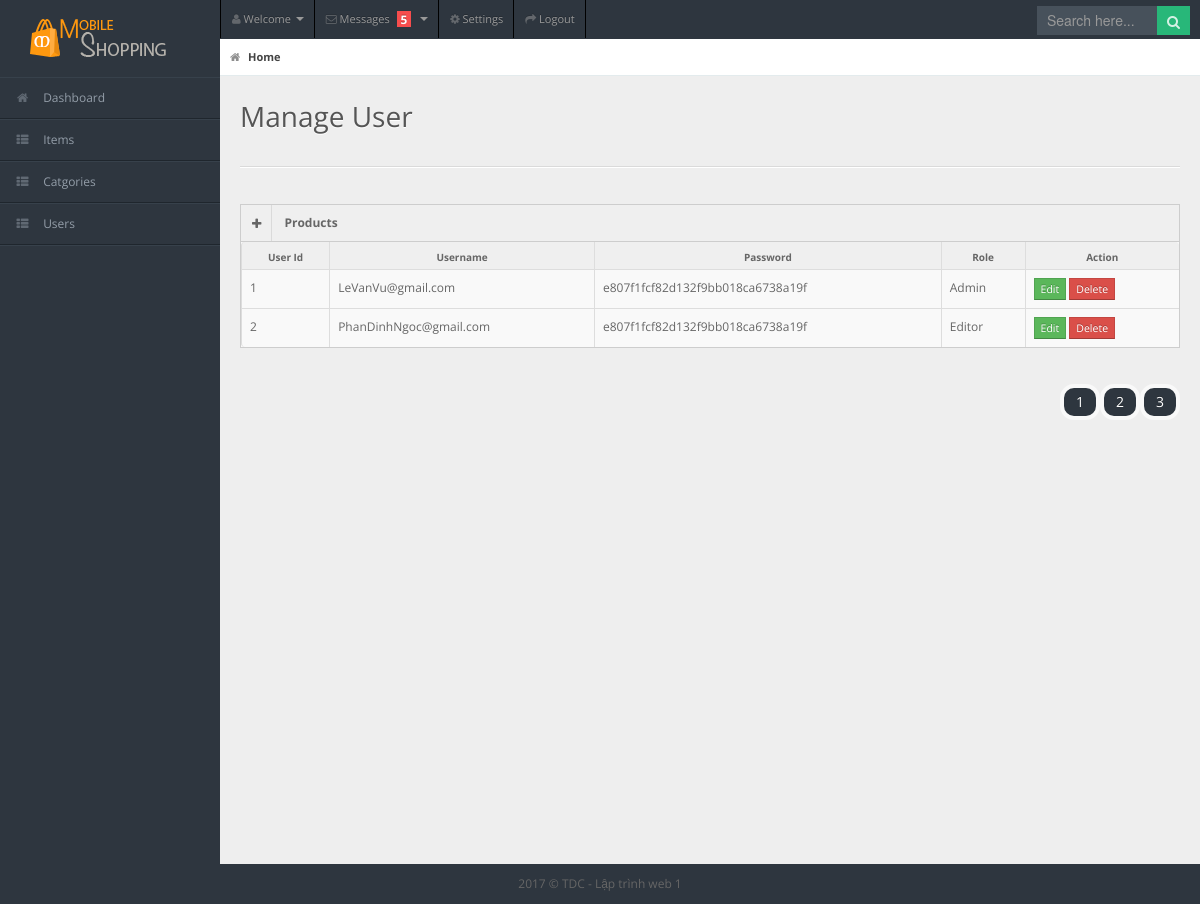
/admin/users.php, run on the app's committed database.
### tables this page shows
CREATE TABLE `users` (
  `User_Id` int(11) NOT NULL,
  `Username` varchar(255) NOT NULL,
  `Password` varchar(255) NOT NULL,
  `Role` varchar(255) NOT NULL DEFAULT 'Editor',
  `ALL` int(11) NOT NULL DEFAULT 0
);

### admin/models/db.php (called while the page is built)
<?php
class Db
{
    public static $connection;
    public function __construct()
    {
        if (!self::$connection) {
            self::$connection = new mysqli(DB_HOST, DB_USER, DB_PASSWORD, DB_NAME,PORT);
            self::$connection->set_charset(DB_CHARSET);
        }
        return self::$connection;
    }
}

### admin/users.php (the view, shortened to what this page needs)
<?php
include "header.php";
include "sidebar.php";
?>
<?php
$cate = 1;
$perpage = 2;
$page = isset($_GET['page']) ? $_GET['page'] : 1;
$total = count($Users->getAllUser());
$urll = $_SERVER['PHP_SELF']. "?cate=" . $cate;
?>
<div id="content">
    <div id="content-header">
        <div id="breadcrumb"> <a href="form_Add_User.php" title="Go to Home" class="tip-bottom current"><i class="icon-home"></i> Home</a></div>
        <h1>Manage User</h1>
    </div>
    <div class="container-fluid">
        <hr>
        <div class="row-fluid">
            <div class="span12">
                <div class="widget-box">
                    <div class="widget-title"> <span class="icon"><a href="form_Add_User.php"> <i class="icon-plus"></i>
                            </a></span>
                        <h5>Products</h5>
                    </div>
                    <div class="widget-content nopadding">
                        <table class="table table-bordered
                                    table-striped">
                            <thead>
                                <tr>
                                    <th>User Id</th>
                                    <th>Username</th>
                                    <th>Password</th>
                                    <th>Role</th>
                                    <th>Action</th>
                                </tr>
                            </thead>
                            <tbody>
                                <?php
                                    $getUsersByCatea = $Users->getUserByCate(0,$page,$perpage);
                                    foreach($getUsersByCatea as $value):
                                ?>
                                <tr class="">
                                    <td><?php echo $value['User_Id'] ?></td>
                                    <td><?php echo $value['Username'] ?></td>
                                    <td><?php echo md5($value['Password']) ?></td>
                                    <td><?php echo $value['Role'] ?></td>
                                    <td>
                                        <a href="form_Update_User.php?id=<?php echo $value ['User_Id']?>" class="btn
                                                    btn-success btn-mini">Edit</a>
                                       <a href="deleteUser.php?id=<?php echo $value['User_Id']?>" class="btn
                                                    btn-danger btn-mini">Delete</a>
                                    </td>
                                </tr>
                                <?php endforeach; ?>
                            </tbody>
                        </table>
                    </div>
                </div>
                <div class="row" style="margin-left: 18px;">
                            <ul class="pagination">
                                <?php echo $Users->paginate($urll, $total, $perpage); ?>
                            </ul>
                        </div>
            </div>
        </div>
    </div>
</div>
<?php include "footer.php" ?>

### admin/css/matrix-style.css (style rules this page uses)
* { outline:none !important; -moz-outline: none !important; }
html, body { height:100% }
body { overflow-x: hidden; margin-top: -10px; font-family: 'Open Sans', sans-serif; font-size:12px; color:#666; }
a { color:#666; }
select, textarea, input[type="text"], input[type="password"], input[type="datetime"], input[type="datetime-local"], input[type="date"], input[type="month"], input[type="time"], input[type="week"], input[type="number"], input[type="email"], input[type="url"], input[type="search"], input[type="tel"], input[type="color"], .uneditable-input, .label, .dropdown-menu, .btn, .well, .progress, .table-bordered, .btn-group > .btn:first-child, .btn-group > .btn:last-child, .btn-group > .btn:last-child, .btn-group > .dropdown-toggle, .alert { border-radius:0px; }
.btn, textarea, input[type="text"], input[type="password"], input[type="datetime"], input[type="datetime-local"], input[type="date"], input[type="month"], input[type="time"], input[type="week"], input[type="number"], input[type="email"], input[type="url"], input[type="search"], input[type="tel"], input[type="color"], .uneditable-input { box-shadow:none; }
.progress, .progress-success .bar, .progress .bar-success, .progress-warning .bar, .progress .bar-warning, .progress-danger .bar, .progress .bar-danger, .progress-info .bar, .progress .bar-info, .btn, .btn-primary { background-image:none; }
hr { border-top-color:#dadada; }
#content { background: none repeat scroll 0 0 #eeeeee; margin-left: 220px; margin-right: 0; padding-bottom: 25px; position: relative; min-height:100%; width: auto; }
#content-header { position: abslute; width: 100%; margin-top: -38px; z-index: 20; }
#content-header h1 { color: #555555; font-size: 28px; font-weight: normal; float: none; text-shadow: 0 1px 0 #ffffff; margin-left: 20px; position: relative; }
#content-header h1, #content-header .btn-group { margin-top: 20px; }
#breadcrumb { background-color: #fff; border-bottom: 1px solid #e3ebed; }
#breadcrumb a { padding: 8px 20px 8px 10px; display: inline-block; background-image: url('../img/breadcrumb.png'); background-position: center right; background-repeat: no-repeat; font-size: 11px; color: #666666; }
#breadcrumb a:last-child { background-image:none; }
#breadcrumb a.current { font-weight: bold; color: #444444; }
#breadcrumb a i { margin-right: 5px; opacity: .6; }
.stat-boxes .peity_bar_good, .stat-boxes .peity_line_good, { color: #459D1C; }
.widget-box { background: none repeat scroll 0 0 #F9F9F9; border-left: 1px solid #CDCDCD; border-top: 1px solid #CDCDCD; border-right: 1px solid #CDCDCD; clear: both; margin-top: 16px; margin-bottom: 16px; position: relative; }
.widget-title, .modal-header, .table th, div.dataTables_wrapper .ui-widget-header { background:#efefef; border-bottom: 1px solid #CDCDCD; height: 36px; }
.widget-title span.icon { padding: 9px 10px 7px 11px; float: left; border-right:1px solid #dadada; }
.widget-title h5 { color: #666; float: left; font-size: 12px; font-weight: bold; padding: 12px; line-height: 12px; margin: 0; }
.widget-content { padding:15px; border-bottom: 1px solid #cdcdcd; }
.table th { height: auto; font-size: 10px; padding: 5px 10px 2px; border-bottom: 0; text-align: center; color: #666666; }
.nopadding { padding: 0 !important; }
.nopadding .table { margin-bottom: 0; }
.nopadding .table-bordered { border: 0; }

### admin/css/matrix-media.css (style rules this page uses)
body { background:#2E363F; }

### admin/header.php (style rules this page uses)
ul.pagination { list-style: none; float: right; }

### data on the page
users: User_Id "1", Username "LeVanVu@gmail.com", Password "e807f1fcf82d132f9bb018ca6738a19f", Role "Admin"
users: User_Id "2", Username "PhanDinhNgoc@gmail.com", Password "e807f1fcf82d132f9bb018ca6738a19f", Role "Editor"
